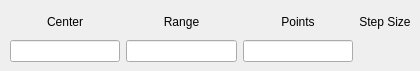
      <widget class="QWidget" name="tab_3">
       <attribute name="title">
        <string>Focus</string>
       </attribute>
       <widget class="QWidget" name="gridLayoutWidget">
        <property name="geometry">
         <rect>
          <x>10</x>
          <y>10</y>
          <width>401</width>
          <height>52</height>
         </rect>
        </property>
        <layout class="QGridLayout" name="gridLayout_2">
         <item row="0" column="0">
          <widget class="QLabel" name="label_27">
           <property name="text">
            <string>Center</string>
           </property>
           <property name="alignment">
            <set>Qt::AlignCenter</set>
           </property>
          </widget>
         </item>
         <item row="0" column="2">
          <widget class="QLabel" name="label_29">
           <property name="text">
            <string>Points</string>
           </property>
           <property name="alignment">
            <set>Qt::AlignCenter</set>
           </property>
          </widget>
         </item>
         <item row="1" column="1">
          <widget class="QLineEdit" name="focusRangeEdit">
           <property name="alignment">
            <set>Qt::AlignCenter</set>
           </property>
          </widget>
         </item>
         <item row="0" column="3">
          <widget class="QLabel" name="label_30">
           <property name="text">
            <string>Step Size</string>
           </property>
           <property name="alignment">
            <set>Qt::AlignCenter</set>
           </property>
          </widget>
         </item>
         <item row="0" column="1">
          <widget class="QLabel" name="label_28">
           <property name="text">
            <string>Range</string>
           </property>
           <property name="alignment">
            <set>Qt::AlignCenter</set>
           </property>
          </widget>
         </item>
         <item row="1" column="2">
          <widget class="QLineEdit" name="focusStepsEdit">
           <property name="alignment">
            <set>Qt::AlignCenter</set>
           </property>
          </widget>
         </item>
         <item row="1" column="3">
          <widget class="QLabel" name="focusStepSizeLabel">
           <property name="text">
            <string/>
           </property>
           <property name="alignment">
            <set>Qt::AlignCenter</set>
           </property>
          </widget>
         </item>
         <item row="1" column="0">
          <widget class="QLineEdit" name="focusCenterEdit">
           <property name="alignment">
            <set>Qt::AlignCenter</set>
           </property>
          </widget>
         </item>
        </layout>
       </widget>
      </widget>
